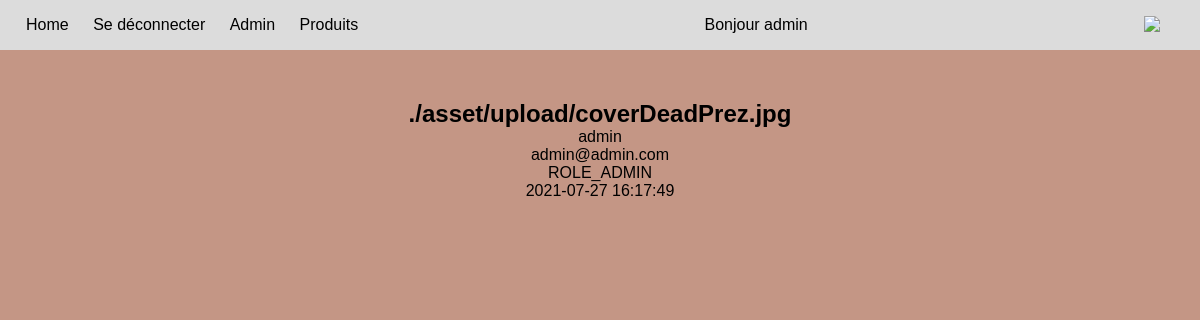
Page /back/show.php?id=2 (signed in) on the committed database.
### tables this page shows
CREATE TABLE IF NOT EXISTS `user` (
  `id` int(11) NOT NULL AUTO_INCREMENT,
  `email` varchar(255) NOT NULL,
  `pwd` varchar(255) NOT NULL,
  `name` varchar(20) NOT NULL,
  `avatar` varchar(255) NOT NULL,
  `created_at` datetime NOT NULL,
  `role` varchar(20) NOT NULL,
  PRIMARY KEY (`id`)
);

### src/back/show.php (the view, shortened to what this page needs)
<?php
require_once("../inc/pdo.php");
if(isset($_GET['id'])){
    $id = $_GET['id'];
} else {
    header("Location: ../admin.php");
}
$query = $pdo->prepare("SELECT * FROM user WHERE id = $id");
$query->execute();
$user = $query->fetch();
include_once("./headerBack.php");
?>
<div class="card">
    <div class="headerImg">
    </div>
    <div class="cardTitle">
        <?= $user['avatar']; ?>
    </div>
    <div class="cardText">
        <?= $user['name']; ?>
    </div>
    <div class="cardText">
        <?= $user['email']; ?>
    </div>
    <div class="cardText">
        <?= $user['role']; ?>
    </div>
    <div class="cardText">
        <?= $user['created_at']; ?>
    </div>
</div>
<?php
include_once("./footerBack.php");

### src/asset/css/style.css (style rules this page uses)
* { margin: 0; padding: 0; box-sizing: border-box; font-family: Verdana, Geneva, Tahoma, sans-serif; }
body { background-color: #c49685; }
.card { margin: 2rem auto; max-width: 60vw; }
.cardTitle { font-weight: 800; font-size: 1.5rem; text-align: center; }
.cardText { text-align: center; }

### rows in the picture
user: avatar "./asset/upload/coverDeadPrez.jpg", name "admin", email "admin@admin.com", role "ROLE_ADMIN", created_at "2021-07-27 16:17:49"

### other values in the picture
$_SESSION['name'] "admin"
